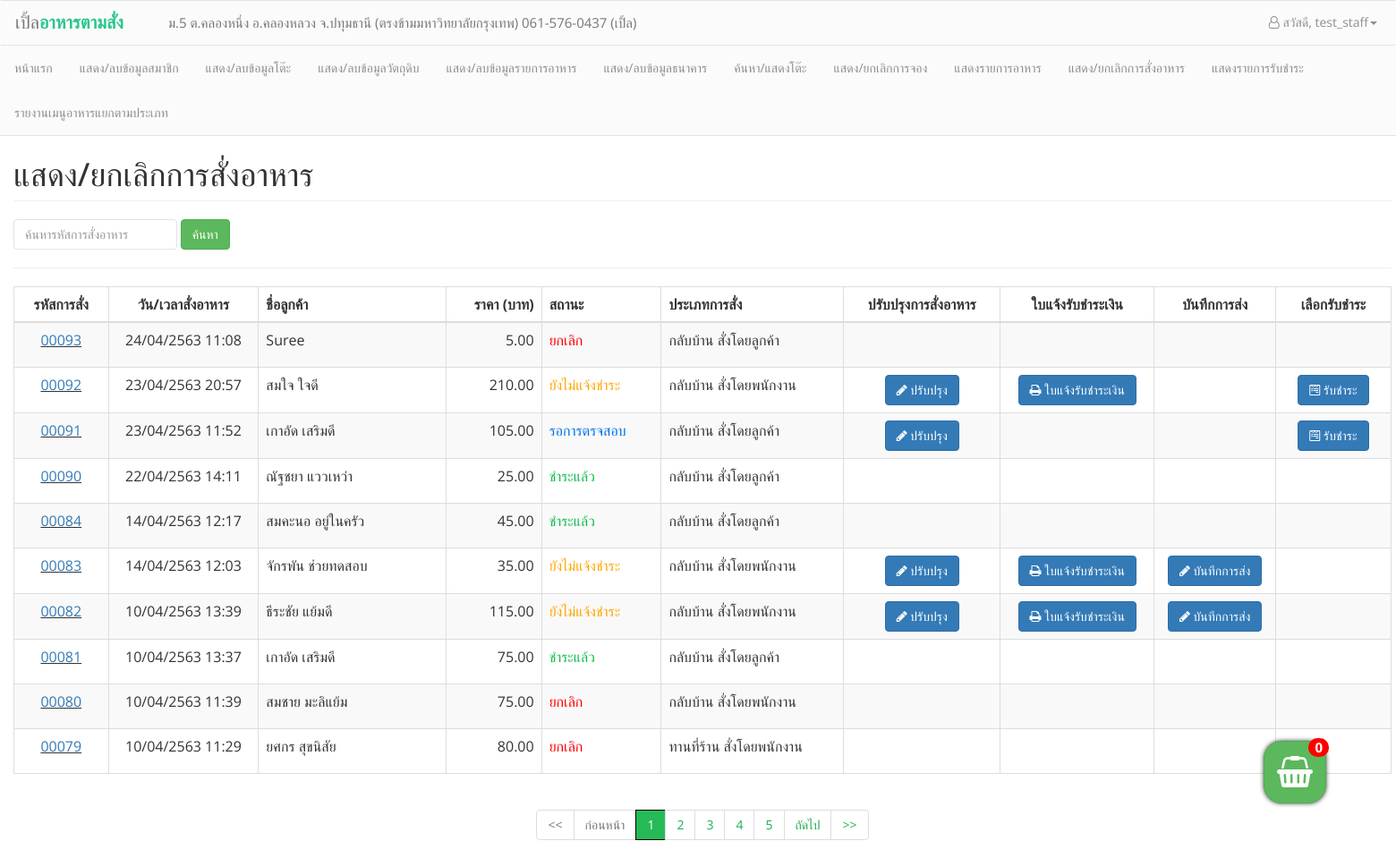
Page /admin/staff_order_history.php (signed in) on the committed database.
### tables this page shows
CREATE TABLE `orders` (
  `orderid` int(5) unsigned zerofill NOT NULL AUTO_INCREMENT COMMENT 'รหัสการสั่ง',
  `orderdate` datetime NOT NULL COMMENT 'วัน/เวลาที่สั่ง',
  `order_date_tobedelivery` date NOT NULL COMMENT 'วันกำหนดส่ง',
  `order_time_tobedelivery` time NOT NULL COMMENT 'เวลากำหนดส่ง',
  `order_date_delivered` date NOT NULL COMMENT 'วันที่ส่ง',
  `order_time_delivered` time NOT NULL COMMENT 'เวลาส่ง',
  `order_delivery_place` varchar(100) NOT NULL COMMENT 'สถานที่ส่ง',
  `order_status` int(1) NOT NULL COMMENT 'สถานะการสั่ง',
  `order_type` int(1) NOT NULL COMMENT 'ประเภทการสั่ง',
  `order_totalprice` float(7,2) NOT NULL COMMENT 'ราคารวม',
  `order_evidence` varchar(100) NOT NULL COMMENT 'หลักฐานการชำระ',
  `order_evidence_date` datetime NOT NULL,
  `tables_no` int(5) DEFAULT NULL,
  `payno` int(5) unsigned zerofill DEFAULT NULL,
  `payno_cancel` int(5) unsigned zerofill DEFAULT NULL COMMENT 'ใบเสร็จที่ถูกยกเลิก',
  `cusid` int(5) NOT NULL,
  `reserv_id` int(5) unsigned zerofill DEFAULT NULL,
  PRIMARY KEY (`orderid`),
  KEY `tables_no` (`tables_no`),
  KEY `bill_no` (`payno`),
  KEY `cusid` (`cusid`),
  KEY `reserv_id` (`reserv_id`),
  KEY `payno_cancel` (`payno_cancel`),
  CONSTRAINT `orders_ibfk_1` FOREIGN KEY (`cusid`) REFERENCES `customers` (`cusid`),
  CONSTRAINT `orders_ibfk_2` FOREIGN KEY (`tables_no`) REFERENCES `tables` (`tables_no`),
  CONSTRAINT `orders_ibfk_4` FOREIGN KEY (`payno`) REFERENCES `payment` (`payno`),
  CONSTRAINT `orders_ibfk_5` FOREIGN KEY (`reserv_id`) REFERENCES `reservations` (`reserv_id`),
  CONSTRAINT `orders_ibfk_6` FOREIGN KEY (`payno_cancel`) REFERENCES `payment` (`payno`)
);

CREATE TABLE `customers` (
  `cusid` int(5) NOT NULL AUTO_INCREMENT,
  `cus_name` varchar(50) NOT NULL,
  `cus_user` varchar(20) NOT NULL,
  `cus_birth` date DEFAULT NULL,
  `cus_tel` varchar(15) NOT NULL,
  `cus_email` varchar(30) NOT NULL,
  `cus_status` int(1) NOT NULL,
  `cus_password` char(40) NOT NULL,
  `cus_postnum` varchar(5) NOT NULL,
  `cus_address` varchar(100) NOT NULL,
  PRIMARY KEY (`cusid`)
);

### conf/function.php (called while the page is built, shortened)
<?php
function dt_tothaiyear($dates)
{
    $date = date("d-m-Y H:i", strtotime($dates));
    $d1 = substr($date, 0, 2);
    $m1 = substr($date, 3, 2);
    $y = substr($date, 6, 4);
    $y1 = $y + 543;
    $time = substr($date, 11, 6);
    if ($date == "") {
        return "";
    } else {
        return $d1 . "/" . $m1 . "/" . $y1 . " " . $time;
    }
}

### admin/staff_order_history.php (the view, shortened to what this page needs)
<head>
</head>
<body>
    <?php
    include("conf/header_admin.php");
    include("../conf/function.php");
    $strKeyword = null;
    ?>
    <div class="container" style="padding-top: 135px; width:1570px">
        <h1 class="page-header text-left">แสดง/ยกเลิกการสั่งอาหาร</h1>
        <div class="row">
            <form class="form-inline">
                <div class="col-xs-6">
                    <div class="form-group">
                        <input class="form-control" type="text" name="search_orders" placeholder="ค้นหารหัสการสั่งอาหาร" aria-label="Search">
                        <button type="submit" class="btn btn-success">ค้นหา</button>
                    </div>
                </div>
            </form>
        </div>
        <hr>
        <div class="table-responsive">
            <table class="table table-striped table-bordered" align="center">
                <thead>
                    <th style="text-align:center; width:120px;">รหัสการสั่ง</th>
                    <th style="text-align: center; width:190px;">วัน/เวลาสั่งอาหาร</th>
                    <th style="width:260px;">ชื่อลูกค้า</th>
                    <th style="text-align:right; width:120px;">ราคา (บาท)</th>
                    <th style="text-align:left; width:160px;">สถานะ</th>
                    <th style="text-align:left; width:250px;">ประเภทการสั่ง</th>
                    <th style="text-align:center; width:200px;">ปรับปรุงการสั่งอาหาร</th>
                    <th style="text-align:center; width:180px;">ใบแจ้งรับชำระเงิน</th>
                    <th style="text-align:center; width:140px;">บันทึกการส่ง</th>
                    <th style="text-align:center; width:140px;">เลือกรับชำระ</th>
                </thead>
                <?php
                include('../conf/connection.php');
                $sql = "SELECT * FROM orders WHERE orderid LIKE '%" . $strKeyword . "%'";
                $query = mysqli_query($link, $sql);
                $num_rows = mysqli_num_rows($query);
                $per_page = 10;
                $page  = 1;
                $prev_page = $page - 1;
                $next_page = $page + 1;
                $row_start = ($page - 1) * $per_page;
                if ($num_rows <= $per_page) {
                    $num_pages = 1;
                } else if (($num_rows % $per_page) == 0) {
                    $num_pages = ($num_rows / $per_page);
                } else {
                    $num_pages = ($num_rows / $per_page) + 1;
                    $num_pages = (int) $num_pages;
                }
                $row_end = $per_page;
                $sql .= " ORDER BY orderid DESC LIMIT $row_start ,$row_end ";
                $query = mysqli_query($link, $sql);
                if ($num_rows > 0) {
                    while ($result = mysqli_fetch_array($query, MYSQLI_ASSOC)) {
                        $q_cus = mysqli_query($link, "SELECT cus_name FROM customers WHERE cusid = '" . $result['cusid'] . "'");
                        $cus_data = mysqli_fetch_assoc($q_cus);
                        switch ($result['order_status']) {
                            case 0:
                                $order_status = "<span style='color:orange'>ยังไม่แจ้งชำระ</span>";
                                break;
                            case 1:
                                $order_status = "<span style='color:#0072EE'>รอการตรจสอบ</span>";
                                break;
                            case 2:
                                $order_status = "<span style='color:#12BB4F'>ชำระแล้ว</span>";
                                break;
                            case 3:
                                $order_status = "<span style='color:red;'>ยกเลิก</span>";
                                break;
                        }
                        switch ($result['order_type']) {
                            case 0:
                                $order_type = "กลับบ้าน สั่งโดยพนักงาน";
                                break;
                            case 1:
                                $order_type = "ทานที่ร้าน สั่งโดยพนักงาน";
                                break;
                            case 2:
                                $order_type = "กลับบ้าน สั่งโดยลูกค้า";
                                break;
                        } ?>
                        <tr height="50px;">
                            <td align="center"><u><a href="order_detailed.php?oid=<?= $result['orderid'] ?>"><?= $result["orderid"]; ?></a></u></td>
                            <td align="center"> <?= dt_tothaiyear($result['orderdate']) ?></td>
                            <td><?= $cus_data['cus_name'] ?></td>
                            <td align="right"> <?= number_format($result["order_totalprice"], 2) ?></td>
                            <td><?= $order_status ?></td>
                            <td align="left">
                                <?= $order_type ?>
                            </td>
                            <td align="center">
                                <?php if ($result['order_status'] == 0 || $result['order_status'] == 1) { ?>
                                    <a href="order_edit.php?oid=<?= $result['orderid'] ?>" class="btn btn-primary"><i class="fa fa-pencil"></i> ปรับปรุง</a></td>
                        <?php } ?>
                        </td>
                        <td align="center">
                            <?php
                            if (($result['order_type'] == 0) && ($result['order_status'] == 0)) {
                            ?>
                                <a href="bill_order.php?oid=<?= $result['orderid'] ?>" class="btn btn-primary" target="_blank"><i class="fa fa-print"></i> ใบแจ้งรับชำระเงิน</a></td>
                    <?php
                            }
                    ?>
                    </td>
                    <td align="center">
                        <?php
                        if ($result['order_status'] != 3) {
                            if ($result['order_type'] == "0" && $result['order_date_delivered'] == "0000-00-00") {
                        ?>
                                <a href="staff_checkout_delivery.php?oid=<?= $result['orderid'] ?>" class="btn btn-primary"><i class="fa fa-pencil"></i> บันทึกการส่ง</a>
                            <?php
                            } elseif (($result['order_type'] == "2" && $result['order_date_delivered'] == "0000-00-00") && ($result['payno'] != NUll)) {
                            ?>
                                <a href="staff_checkout_delivery.php?oid=<?= $result['orderid'] ?>" class="btn btn-primary"><i class="fa fa-pencil"></i> บันทึกการส่ง</a>
                        <?php
                            }
                        }
                        ?>
                    </td>
                    <td align="center">
                        <?php if ($result['order_status'] != 3 && $result['order_status'] != 2) {
                            if ($result['order_type'] == 2 && $result['order_status'] == 1) {
                        ?>
                                <a href="staff_add_list_pay.php?oid=<?= $result['orderid'] ?>" class="btn btn-primary"><i class="fa fa-wpforms"></i> รับชำระ</a></td>
                    <?php
                            } else {
                                if ($result['order_type'] == 0 && $result['order_date_delivered'] != "0000-00-00") {
                    ?>
                        <a href="staff_add_list_pay.php?oid=<?= $result['orderid'] ?>" class="btn btn-primary"><i class="fa fa-wpforms"></i> รับชำระ</a></td>
                    <?php
                                } elseif ($result['order_type'] == 1) {
                    ?>
                        <a href="staff_add_list_pay.php?oid=<?= $result['orderid'] ?>" class="btn btn-primary"><i class="fa fa-wpforms"></i> รับชำระ</a></td>
            <?php
                                }
                            }
                        }
            ?>
            </td>
                        </tr>
                <?php }
                } else {
                    echo '
            <tr>
                <td colspan="9" align="center">ไม่พบข้อมูลในระบบ</td>
            </tr>
        ';
                }
                ?>
            </table>
        </div>
        <nav aria-label="Page navigation example" class="navbar-center">
            <div class="text-center">
                <ul class="pagination">
                    <?php
                    if ($page == 1) {
                        echo '<li class="page-item disabled">' . " <a href='#'><<</a></li>";
                    } else {
                        echo '<li class="page-item n">' . " <a href='$_SERVER[SCRIPT_NAME]?Page=1&search_food=$strKeyword'><<</a></li>";
                    }
                    if ($prev_page) {
                        echo '<li class="page-item n">' . " <a href='$_SERVER[SCRIPT_NAME]?Page=$prev_page&search_food=$strKeyword'>ก่อนหน้า</a></li>";
                    } else {
                        echo '<li class="page-item disabled"><a href="#" >ก่อนหน้า</a></li>';
                    }
                    $total_pagination = 5;
                    $high = floor($total_pagination / 2);
                    $low = "-" . $high;
                    if (($page + $high) > $num_pages) {
                        $y = $num_pages + $low;
                    } elseif (($page - $high) < 1) {
                        $y =  $total_pagination;
                    } else {
                        $y = $total_pagination;
                    }
                    if ($page > 4) {
                        if ($page >= $total_pagination - 3) {
                            $offset = 3;
                            for ($i = $low; $i <= $high; $i++) {
                                if (($page + $high) <= $num_pages) {
                                    if ($page + $i == $page) {
                                        echo '<li class="page-item active"><a href="#">' . ($page + $i) . '</a></li>';
                                    } else {
                                        echo "<li class='page-item n'><a href='$_SERVER[SCRIPT_NAME]?Page=" . ($page + $i) . "&search_orders=$strKeyword'>" . ($page + $i) . "</a>" . '</li>';
                                    }
                                } else {
                                    if ($page == $num_pages) {
                                        $offset = $num_pages - ($num_pages - 4);
                                    }
                                    for ($i = 0; $i <= 2, (($page - $offset) <= $num_pages); $i++) {
                                        if ($page - $offset == $page) {
                                            echo '<li class="page-item active"><a href="#">' . ($page - $offset) . '</a></li>';
                                        } else {
                                            echo "<li class='page-item n'><a href='$_SERVER[SCRIPT_NAME]?Page=" . ($page - $offset) . "&search_orders=$strKeyword'>" . ($page - $offset) . "</a>" . '</li>';
                                        }
                                        $offset--;
                                    }
                                }
                            }
                        } else {
                            for ($i = 1; $i <= $y; $i++) {
                                if ($i == $page) {
                                    echo '<li class="page-item active"><a href="#">' . $i . '</a></li>';
                                } else {
                                    echo "<li class='page-item n'><a href='$_SERVER[SCRIPT_NAME]?Page=$i&search_orders=$strKeyword'>$i</a>" . '</li>';
                                }
                            }
                        }
                    } else {
                        for ($i = 1; $i <= (($num_pages < 5) ? $num_pages : "5"); $i++) {
                            if ($i != $page) {
                                echo "<li class='page-item n'><a href='$_SERVER[SCRIPT_NAME]?Page=$i&search_orders=$strKeyword'>$i</a>" . '</li>';
                            } else {
                                echo '<li class="page-item active"><a href="#">' . $i . '</a></li>';
                            }
                        }
                    }
                    if ($page != $num_pages) {
                        echo '<li class="page-item n">' . " <a href='$_SERVER[SCRIPT_NAME]?Page=$next_page&search_orders=$strKeyword'>ถัดไป</a></li>";
                    } else {
                        echo '<li class="page-item disabled">' . "<a href ='#'>ถัดไป</a></li> ";
                    }
                    if ($page == $num_pages) {
                        echo '<li class="page-item disabled">' . " <a href='#'>>></a></li>";
                    } else {
                        echo '<li class="page-item n">' . " <a href='$_SERVER[SCRIPT_NAME]?Page=" . $num_pages . "&search_orders=$strKeyword'>>></a></li>";
                    }
                    ?>
            </div>
        </nav>
    </div>
</body>
<?php
if (isset($_SESSION['food_admin']['payment']['orderid'])) {
    $cartcount = count($_SESSION['food_admin']['payment']['orderid']);
} else {
    $cartcount = 0;
}
?>
<div class="sticky-div">
    <span class="badge badge-danger" style="position:absolute; right:-3px; top:-3px; background:red; font-size:15px;"><?= $cartcount ?></span>
    <a href="staff_cart_payment.php" class="sticky-cart btn btn-success"><i style="padding-top:10px; font-size:35px;" class="fa fa-shopping-basket"></i></a>
</div>

### rows in the picture
orders: orderid "00093", orderdate "24/04/2563 11:08", cusid.cus_name "Suree", order_totalprice "5.00", order_status "ยกเลิก", order_type "กลับบ้าน สั่งโดยลูกค้า"
orders: orderid "00092", orderdate "23/04/2563 20:57", cusid.cus_name "สมใจ ใจดี", order_totalprice "210.00", order_status "ยังไม่แจ้งชำระ", order_type "กลับบ้าน สั่งโดยพนักงาน"
orders: orderid "00091", orderdate "23/04/2563 11:52", cusid.cus_name "เกาอัด เสริมดี", order_totalprice "105.00", order_status "รอการตรจสอบ", order_type "กลับบ้าน สั่งโดยลูกค้า"
orders: orderid "00090", orderdate "22/04/2563 14:11", cusid.cus_name "ณัฐชยา แววเหว่า", order_totalprice "25.00", order_status "ชำระแล้ว", order_type "กลับบ้าน สั่งโดยลูกค้า"
orders: orderid "00084", orderdate "14/04/2563 12:17", cusid.cus_name "สมคะนอ อยู่ในครัว", order_totalprice "45.00", order_status "ชำระแล้ว", order_type "กลับบ้าน สั่งโดยลูกค้า"
orders: orderid "00083", orderdate "14/04/2563 12:03", cusid.cus_name "จักรพัน ช่วยทดสอบ", order_totalprice "35.00", order_status "ยังไม่แจ้งชำระ", order_type "กลับบ้าน สั่งโดยพนักงาน"
orders: orderid "00082", orderdate "10/04/2563 13:39", cusid.cus_name "ธีระชัย แย้มดี", order_totalprice "115.00", order_status "ยังไม่แจ้งชำระ", order_type "กลับบ้าน สั่งโดยพนักงาน"
orders: orderid "00081", orderdate "10/04/2563 13:37", cusid.cus_name "เกาอัด เสริมดี", order_totalprice "75.00", order_status "ชำระแล้ว", order_type "กลับบ้าน สั่งโดยลูกค้า"
orders: orderid "00080", orderdate "10/04/2563 11:39", cusid.cus_name "สมชาย มะลิแย้ม", order_totalprice "75.00", order_status "ยกเลิก", order_type "กลับบ้าน สั่งโดยพนักงาน"
orders: orderid "00079", orderdate "10/04/2563 11:29", cusid.cus_name "ยศกร สุขนิสัย", order_totalprice "80.00", order_status "ยกเลิก", order_type "ทานที่ร้าน สั่งโดยพนักงาน"

### other values in the picture
$_SESSION['staff'] "test_staff"
$cartcount "0"
